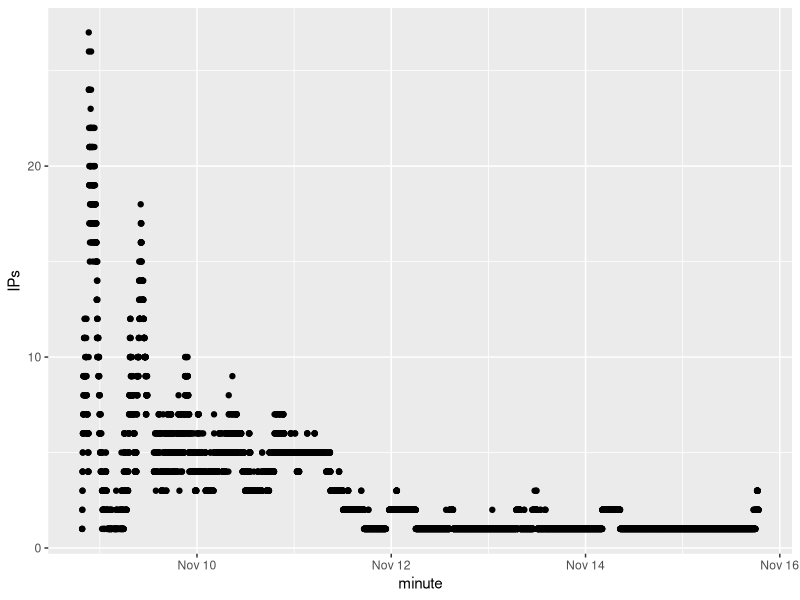
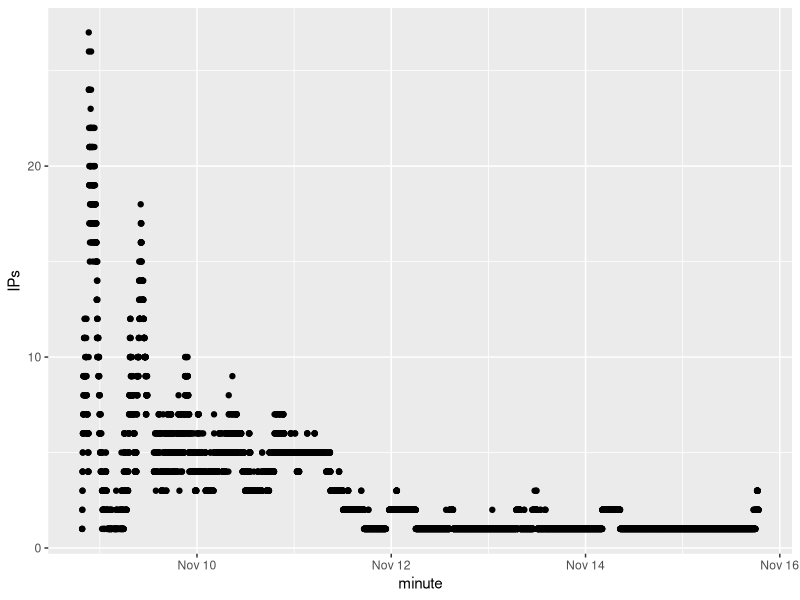

These charts were generated, in order, by the following R code:
library(ggplot2)

rastrigin.IPs <- read.csv("rastrigin-IPs-per-minute.csv")
rastrigin.IPs$minute <-  as.POSIXct(rastrigin.IPs$Minute, "%Y-%m-%d %H:%M")
ggplot(data=rastrigin.IPs, aes(x=minute,y=IPs))+ scale_x_datetime()+geom_point()
ggsave("rastrigin-IPs.png",width=4,height=3)
